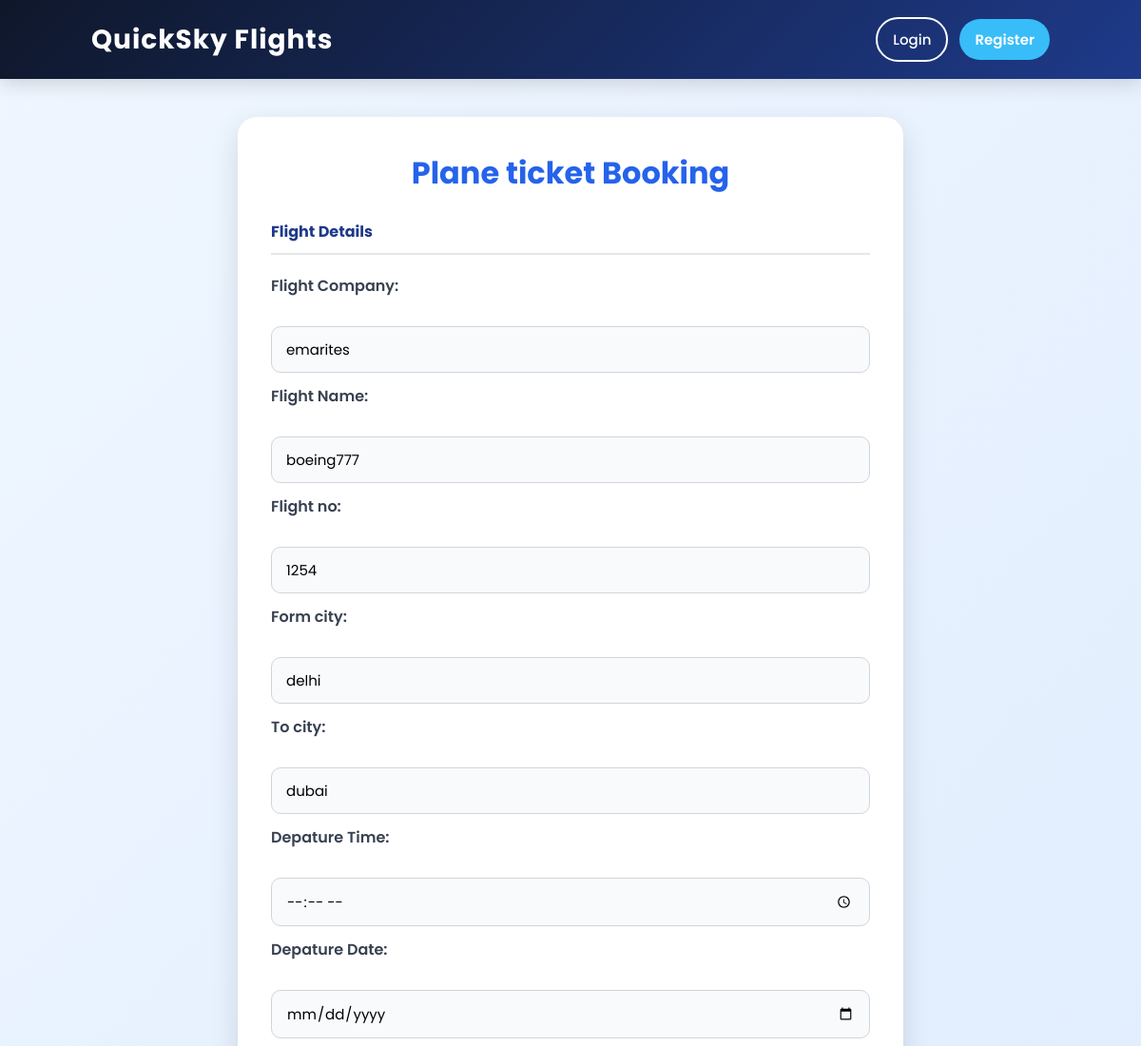
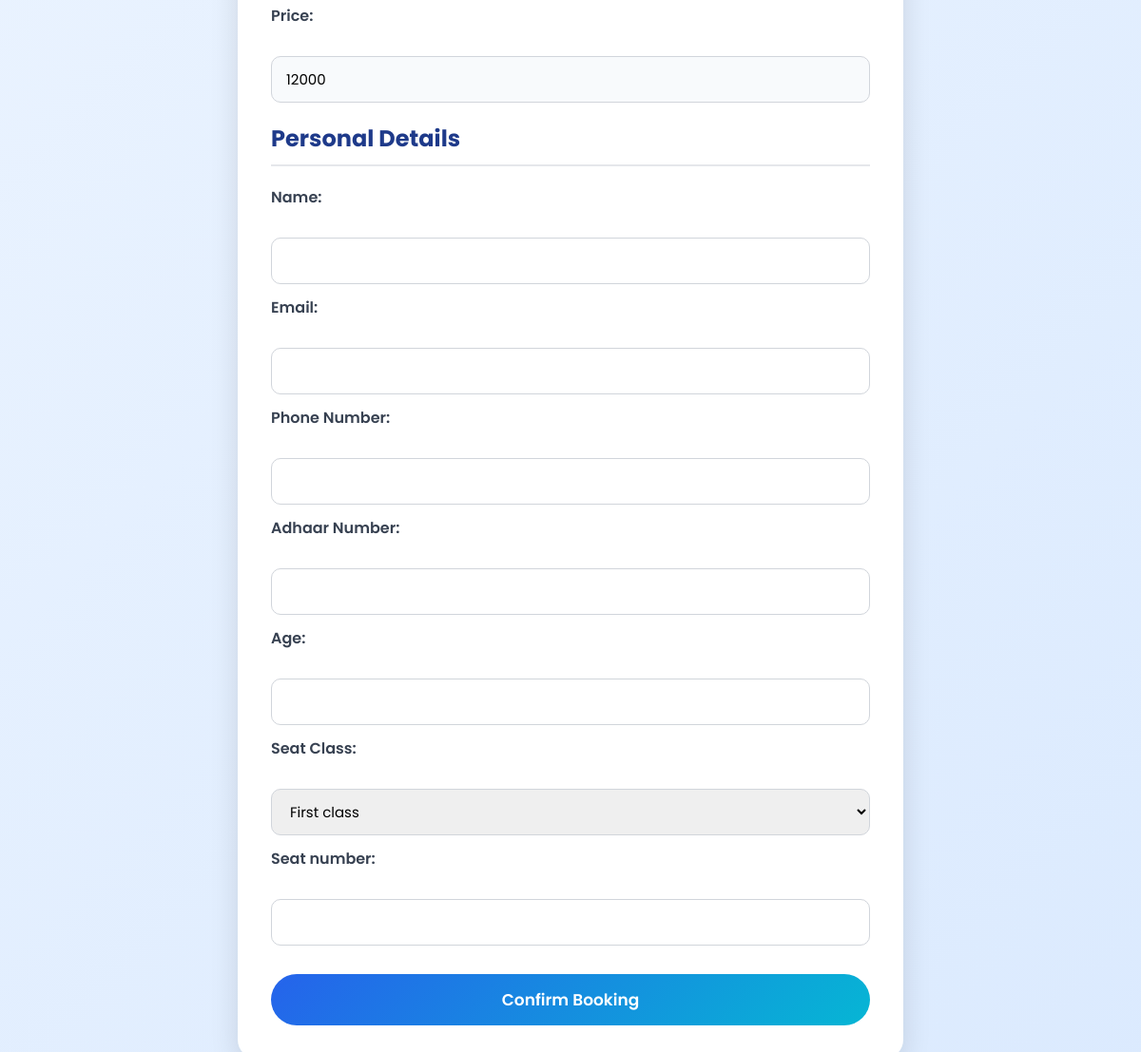
Screenshot of /base/book/1 with the database file from the repository (2 pictures, top to bottom).
### base/models.py (models this page shows, shortened)
class FlightModel(models.Model):
    flight_company = models.CharField(max_length=100)
    flight_name = models.CharField(max_length=100)
    flight_no = models.IntegerField()
    from_city = models.CharField(max_length=100)
    to_city = models.CharField(max_length=100)
    depature_time = models.TimeField()
    depature_date = models.DateField()
    price = models.IntegerField()

### base/views.py (the view, shortened to what this page needs)
# urls.py: path('book/<int:id>',book,name='book'),
def book(request, id):
    data = FlightModel.objects.get(id=id)
    return render(request, 'book.html', {'data': data})

### base/templates/book.html (shortened to what this page needs)
{% extends 'main.html' %}
{% block content %}
<div class="outter-layer">
    <div class="form-container">
        <form action="" method="post">
            <h1>Plane ticket Booking</h1>
            <h4>Flight Details</h4>
            <hr>
            <label for="">Flight Company:</label><br>
            <input type="text" name="fcompany" id="" value="{{ data.flight_company }}"><br>
            <label for="">Flight Name:</label> <br>
            <input type="text" name="fname" id="" value="{{ data.flight_name }}"><br>
            <label for="">Flight no:</label> <br>
            <input type="number" name="fnumber" id="" value="{{ data.flight_no }}"><br>
            <label for="">Form city:</label> <br>
            <input type="text" name="fromcity" id="" value="{{ data.from_city }}"><br>
            <label for="">To city:</label> <br>
            <input type="text" name="tocity" id="" value="{{ data.to_city }}"><br>
            <label for="">Depature Time:</label> <br>
            <input type="time" name="deptime" id="" value="{{ data.depature_time }}"><br>
            <label for="">Depature Date:</label> <br>
            <input type="date" name="depdate" id="" value="{{ data.depature_date }}"><br>
            <label for="">Price:</label> <br>
            <input type="number" name="price" id="" value="{{ data.price }}"><br>
            <h2>Personal Details</h2>
            <hr>
                <label for="">Name:</label> <br>
                <input type="text" name="name" id="" required ><br>
                <label for="">Email:</label> <br>
                <input type="text" name="email" id="" required><br>
                <label for="">Phone Number:</label> <br>
                <input type="number" name="phnumber" id="" required><br>
                <label for="">Adhaar Number:</label> <br>
                <input type="number" name="adharnum" id="" required><br>
                <label for="">Age:</label> <br>
                <input type="number" name="age" id="" required><br>
                <label for="">Seat Class:</label> <br>
                <select name="class" id="">
                    <option value="First class">First class</option>
                </select><br>
                <label for="">Seat number:</label> <br>
                <input type="number" name="snumber" id="" required><br>
                <button type="submit">Confirm Booking</button>
        </form>
    </div>
</div>
{% endblock %}

### static/style.css (style rules this page uses)
* { margin:0; padding:0; box-sizing:border-box; font-family:'Poppins',sans-serif; }
body { background:#f5f7fb; }
.outter-layer { width:100%; min-height:100vh; display:flex; justify-content:center; align-items:center; padding:40px 20px; background:linear-gradient(135deg,#eff6ff,#dbeafe); }
.form-container { width:100%; max-width:700px; }
.form-container form { background:#fff; padding:35px; border-radius:20px; box-shadow:0 10px 30px rgba(0,0,0,0.12); }
.form-container h1 { text-align:center; color:#2563eb; margin-bottom:25px; font-size:32px; }
.form-container h2, .form-container h4 { color:#1e3a8a; margin-top:20px; margin-bottom:10px; }
.form-container hr { border:none; height:2px; background:#e5e7eb; margin-bottom:20px; }
.form-container label { display:block; margin-top:12px; margin-bottom:5px; font-weight:600; color:#374151; }
.form-container input, .form-container select { width:100%; padding:12px 15px; border:1px solid #d1d5db; border-radius:10px; outline:none; font-size:15px; transition:.3s; }
.form-container input[value] { background:#f8fafc; }
.form-container button { width:100%; margin-top:30px; padding:14px; border:none; border-radius:30px; background:linear-gradient(135deg,#2563eb,#06b6d4); color:#fff; font-size:17px; font-weight:600; cursor:pointer; transition:.3s; }

### rows the page displays
FlightModel: fcompany "emarites", fname "boeing777", fnumber "1254", fromcity "delhi", tocity "dubai", price "12000"
